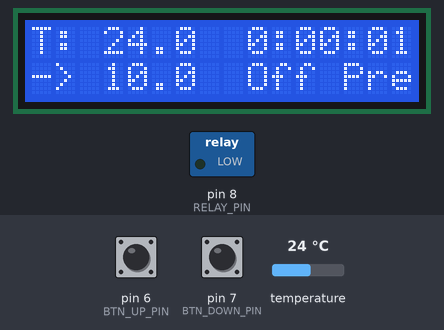
Bench run of a sketch on a simulated Arduino Uno, built with avr-gcc and run on an emulated ATmega328P. Shown: 16×2 character LCD, switched loads named in the sketch (green lamp = pin HIGH). The test bench sets the inputs (shaded band); at power-on: pin 6 (BTN_UP_PIN) LOW, temperature 24 °C, pin 7 (BTN_DOWN_PIN) LOW. EEPROM starts erased; what the sketch prints to the serial monitor is not drawn.

Above: at 1.2 s.
1.3 s: pin 6 (BTN_UP_PIN) pulled HIGH for 3.2 s
At 6.0 s:
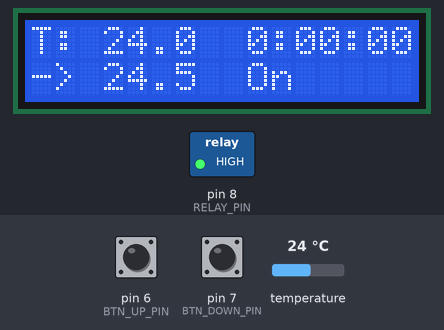
8.5 s: temperature set to 12 °C
At 10.1 s:
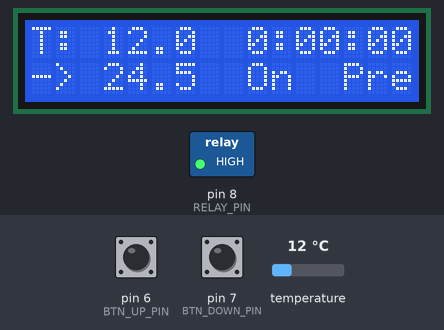
12.5 s: pin 7 (BTN_DOWN_PIN) pulled HIGH for 1 s
At 14.1 s:
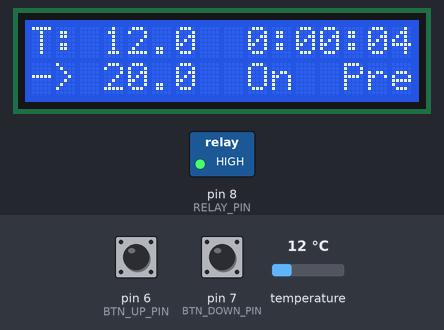
15.0 s: temperature set to 19.4 °C
At 17.6 s:
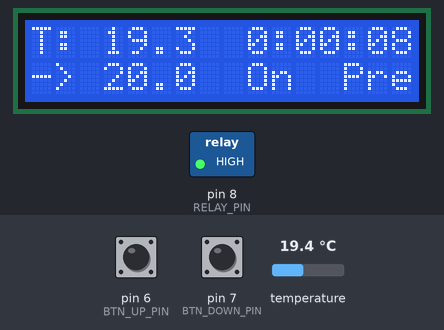
17.8 s: temperature set to 20.8 °C
At 19.1 s:
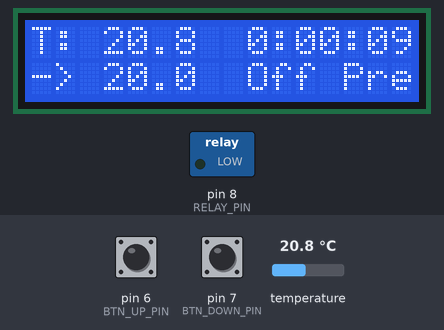
20.0 s: pin 6 (BTN_UP_PIN) pulled HIGH for 0.15 s
At 21.2 s:
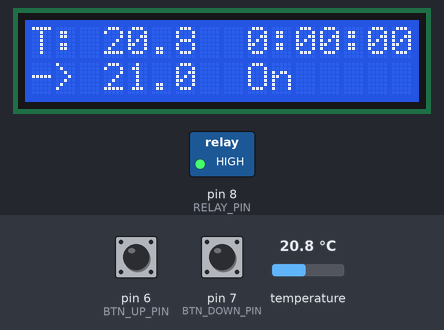
Timing chart, 0 to 22.6 s (numbered marks = the images above; inputs shaded):
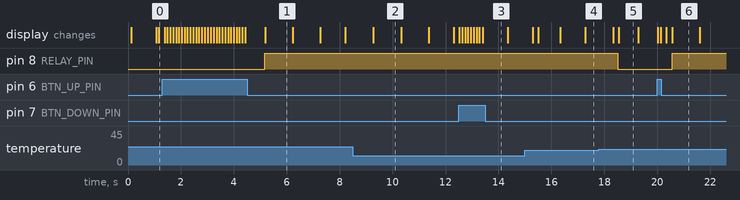

The sketch:

sousvide.ino
```cpp
// Sous vide immersion cooker controller
// @author Stefan Wehner

#include <LiquidCrystal.h>
#include <OneWire.h>
#include <EEPROM.h>

#define MIN_TEMP 1000
#define MAX_TEMP 9000
#define BTN_UP_PIN 6
#define BTN_DOWN_PIN 7
#define RELAY_PIN 8
#define TEMP_PIN 10

#define SLEEP_INTERVAL 20

// all temperatures in centigrade
#define temp_t int

// hysteresis values for under/over target
#define HYST_LOW 10
#define HYST_HIGH 0
// notify temp has been reached
#define HAS_REACHED_DIFF 50
// notify target temp has been lost
#define HAS_LOST_DIFF 300
#define TEMP_STEP 50
#define BTN_INTERVAL 100

temp_t target=1000;
temp_t temp;
unsigned long btn_last_time = 0;
unsigned long now = 0;

byte power = 0;
unsigned long start_time = 0;
// has reached target temp flag
byte has_reached = 0;
//set up lcd
LiquidCrystal lcd(12,11,2,3,4,5);

void do_buttons(){
  temp_t oldtarget = target;

  if (digitalRead(BTN_UP_PIN) && target < MAX_TEMP){
    target += TEMP_STEP;
  }
  if (digitalRead(BTN_DOWN_PIN) && target > MIN_TEMP){
    target -= TEMP_STEP;
  }

  // safety for targets out of range
  if (target > MAX_TEMP || target < MIN_TEMP){
    target = MIN_TEMP;
  }

  // store target in eeprom
  if (target != oldtarget){
    byte *v = (byte*)&target;
    EEPROM.write(0, v[0]);
    EEPROM.write(1, v[1]);
  }
}

void printTemp(temp_t num){
  int before=num/100;
  int after=(num%100)/10;
  if (before < 10) {
    lcd.print(" ");
  }
  lcd.print(before);
  lcd.print(".");
  lcd.print(after);
}

void printTime() {
  unsigned long now = millis();
  unsigned long seconds = (now - start_time) / 1000;
  byte sprint = seconds % 60;
  unsigned long minutes = (seconds) / 60;
  byte mprint = minutes % 60;
  byte hours = minutes / 60;
  lcd.print(hours);
  lcd.print(":");
  if (mprint < 10) {
    lcd.print("0");
  }
  lcd.print(mprint);
  lcd.print(":");
  if (sprint < 10) {
    lcd.print("0");
  }
  lcd.print(sprint);
}

void display(){
  // print temp
  lcd.setCursor(0,0);
  lcd.print("T: ");
  printTemp(temp);

  //print timer
  lcd.setCursor(9, 0);
  printTime();

  // second line
  lcd.setCursor(0,1);

  // print target emp
  lcd.print("-> ");
  printTemp(target);

  // print power state
  lcd.setCursor(9,1);
  if (power == 1) {
    lcd.print("On ");
  } else {
    lcd.print("Off");
  }

  // print has reached flag
  lcd.setCursor(13,1);
  if (has_reached) {
    lcd.print("   ");
  } else {
    lcd.print("Pre");
  }
}

class TempReader{
private:
  // DS18S20 Temperature chip i/o
  OneWire ds;
  byte addr[8];
  unsigned long schedule_read;
  int temp;

public:
  TempReader(byte pin):ds(pin), schedule_read(0){
    get_addr();
  }

  void get_addr(){
    if (!ds.search(addr)){
      Serial.print("No more addresses");
      ds.reset_search();
    }
    int i;
    Serial.print("R=");
    for( i = 0; i < 8; i++) {
      Serial.print(addr[i], HEX);
      Serial.print(" ");
    }
    if ( OneWire::crc8( addr, 7) != addr[7]) {
      Serial.print("CRC is not valid!\n");
      return;
    }

    if ( addr[0] == 0x10) {
      Serial.print("Device is a DS18S20 family device.\n");
    } else if ( addr[0] == 0x28) {
      Serial.print("Device is a DS18B20 family device.\n");
    } else {
      Serial.print("Device family is not recognized: 0x");
      Serial.println(addr[0],HEX);
      return;
    }
  }

  boolean has_temp(){
     if (millis() > schedule_read + 1000){
       temp = get_temp();
       return true;
     } else {
       return false;
     }
  }

  void scheduleRead(){
    ds.reset();
    ds.select(addr);

    ds.write(0x44,1);         // start conversion, with parasite power on at the end
    schedule_read = millis();
  }

  int get_temp(){
    byte data[12];

    ds.reset();
    ds.select(addr);
    ds.write(0xBE);         // Read Scratchpad
    int i;
    for ( i = 0; i < 9; i++) {           // we need 9 bytes
      data[i] = ds.read();
    }
    int TReading = (data[1] << 8) + data[0];

    int Tc_100 = TReading*6 + TReading/4;

    return Tc_100;
  }
};

TempReader tr(TEMP_PIN);

void setup(void) {
  // initialize inputs/outputs
  // start serial port
  Serial.begin(9600);
  lcd.begin(16, 2);

  // read target from eeprom
  byte v[2];
  v[0] = EEPROM.read(0);
  v[1] = EEPROM.read(1);

  target = *((int*)&v);

  // setup pins
  pinMode(BTN_UP_PIN, INPUT);
  pinMode(BTN_DOWN_PIN, INPUT);
  pinMode(RELAY_PIN, OUTPUT);

  start_time = millis();
}

void notify_has_reached() {
  if (!has_reached) {
     start_time = millis();
     has_reached = 1;
  }
}

void notify_not_reached() {
  if (has_reached) {
     start_time = millis();
     has_reached = 0;
  }
}

void loop(){
  now = millis();
  if (tr.has_temp()){
    temp = tr.get_temp();
    Serial.print(millis(), DEC);
    Serial.print(" ");
    Serial.print(temp, DEC);
    Serial.print(" ");
    Serial.print(power, DEC);
    Serial.println();
    tr.scheduleRead();

    // set power
    if (temp <= (target - HYST_LOW)) {
      power = 1;
    }
    if (temp >= (target + HYST_HIGH)) {
      power = 0;
    }
    // check if target has been reached and notify
    temp_t tdiff = abs(temp - target);
    Serial.println(tdiff);
    if (tdiff <= HAS_REACHED_DIFF) {
      notify_has_reached();
    }
    if (tdiff >= HAS_LOST_DIFF) {
      notify_not_reached();
    }
  }

  // safety range
  if (temp < MIN_TEMP|| temp > MAX_TEMP) {
    power = 0;
  }

  // write to relay
  digitalWrite(RELAY_PIN, power);

  if (now >= (btn_last_time + BTN_INTERVAL)){
    do_buttons();
    display();
    btn_last_time = now;
  }

  delay(SLEEP_INTERVAL);
}
```

Measured:
- the behaviour switches between 19.9 and 20 °C on temperature (found by bisection; images 4 and 5)
- after the input at 1.3 s, pin 8 (RELAY_PIN): LOW → HIGH after 3.9 s
- after the input at 8.5 s, the display: changes after 0.78 s (image 2)
- after the input at 17.8 s, pin 8 (RELAY_PIN): HIGH → LOW after 0.71 s; the display: first differs from a run without the input after 0.75 s (image 5)
- after the input at 20.0 s, pin 8 (RELAY_PIN): LOW → HIGH after 0.56 s
- what the display in image 1 shows lasts 1.0 s, from 5.2 s to 6.2 s
- what the display in image 5 shows lasts 0.7 s, from 18.6 s to 19.3 s
